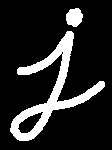
#> input picture opencv/python/data/morphology_j.png, 112 x 150 px
$ python dip_morphology.py
#> lines starting #> are read from the running program, lines starting #| are printed output that depends on the picture; after the words box and inside, x2 and y2 are one past the last pixel; in counts of white or black regions, pixels touching at a corner belong together
#!/usr/bin/env python

"""
Shows how to use basic morphology
1) erosion
2) dilation
3) open
4) close
"""

import cv2
import numpy as np


img = cv2.imread('./data/morphology_j.png')
#> img is the input picture: shape (150, 112, 3); 15.3% white; 2 white regions, box (x1, y1, x2, y2) and area: (10, 31, 105, 141) 2331, (66, 8, 83, 27) 245
kernel = np.ones((5,5), np.uint8)
erosion = cv2.erode(img, kernel)
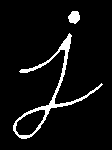
#> erosion: shape (150, 112, 3); 6% white; 2 white regions, box (x1, y1, x2, y2) and area: (13, 33, 103, 139) 898, (68, 11, 80, 24) 117

# dilation
dilation = cv2.dilate(img, kernel)
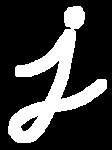
#> dilation: shape (150, 112, 3); 24.6% white; 1 white region, box (x1, y1, x2, y2) and area: (8, 6, 107, 143) 4134

# opening: erosion followed by dilation
img_opening = cv2.imread('./data/opening.png', cv2.IMREAD_GRAYSCALE)
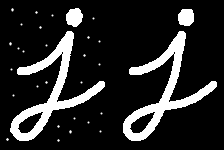
#> input picture opencv/python/data/opening.png, 224 x 150 px
#> img_opening is the input picture: shape (150, 224); min 0, max 255, mean 39.8
opening = cv2.morphologyEx(img_opening, cv2.MORPH_OPEN, kernel)
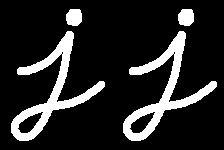
#> opening: shape (150, 224); 15.2% white; 4 white regions, box (x1, y1, x2, y2) and area: (11, 31, 105, 141) 2326, (123, 31, 217, 141) 2326, (66, 9, 82, 26) 233, (178, 9, 194, 26) 233

# closing: dilation followed by erosion
img_closing = cv2.imread('./data/closing.png', cv2.IMREAD_GRAYSCALE)
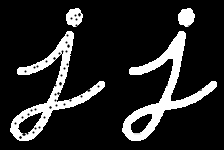
#> input picture opencv/python/data/closing.png, 224 x 150 px
#> img_closing is the input picture: shape (150, 224); min 0, max 255, mean 38.1
closing = cv2.morphologyEx(img_closing, cv2.MORPH_CLOSE, kernel)


cv2.imshow('default', img)
cv2.imshow('erosion', erosion)
cv2.imshow('dilation', dilation)
cv2.imshow('opening', np.hstack((img_opening, opening)))
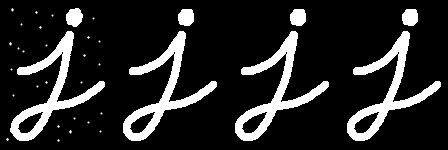
#> window 'opening': shape (150, 448); min 0, max 255, mean 39.3
cv2.imshow('closing', np.hstack((img_closing, closing)))
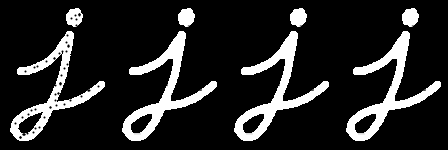
#> window 'closing': shape (150, 448); min 0, max 255, mean 38.8

cv2.waitKey(0)
cv2.destroyAllWindows()
